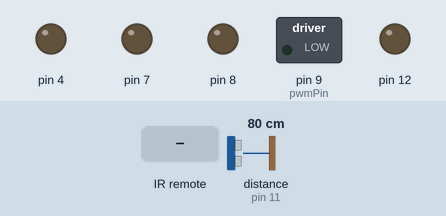
The sketch below on a simulated Arduino Uno, built with avr-gcc and run on an emulated ATmega328P. Shown: switched loads named in the sketch (green lamp = pin HIGH), output pins drawn as LEDs (lit = HIGH). Wiring (inferred from the names in the program): ultrasonic range finder: trigger pin 13; echo pin 11. Inputs (shaded band) come from the test bench; at power-on: distance to the obstacle (sensor on pin 11) 80 cm. The echo pulse lasts 58.3 µs per cm; pins used as bus, display or sensor lines are not drawn; what the sketch prints to the serial monitor is not drawn.

Above: at 1.2 s.
1.3 s: infrared code 0xC10 received
At 1.8 s:
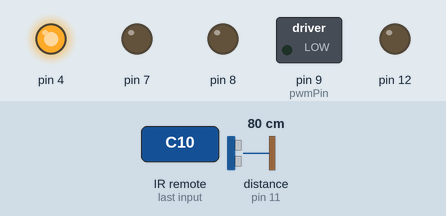
2.8 s: distance to the obstacle (sensor on pin 11) set to 13 cm
4.3 s: distance to the obstacle (sensor on pin 11) set to 10 cm
At 5.4 s:
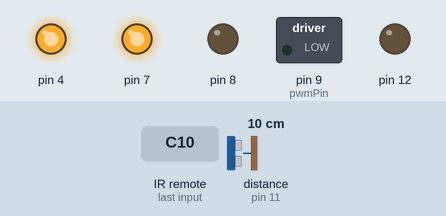
5.8 s: infrared code 0xA10 received
At 6.3 s:
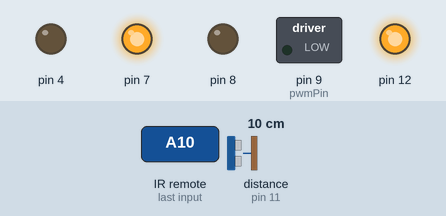
7.3 s: infrared code 0x410 received
At 8.4 s:
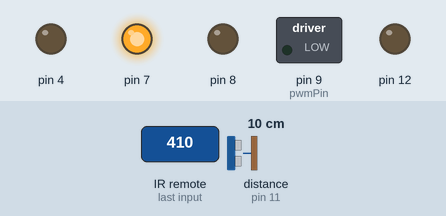
8.8 s: distance to the obstacle (sensor on pin 11) set to 18 cm
At 10.0 s:
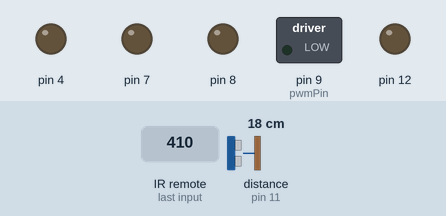
Timing chart, 0 to 11.3 s (numbered marks = the images above; inputs shaded):
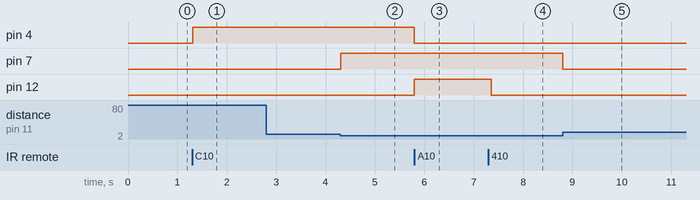

The sketch:

Car_with_ultrasonic.ino
```cpp
/*
 *  Controlling a DC Fan Speed with a TV Remote
 *
 *  Modified IRrecvDemo example from Ken Shirriff IRremote Library
 *  Ken Shirriff
 *  http://arcfn.com
 *
 *  Modified by Dejan Nedelkovski,
 *  www.HowToMechatronics.com
 *
 */

#include <IRremote.h>
int RECV_PIN = 10; // IR Receiver - Arduino Pin Number 8
int pwmPin = 9; // Arduino Pin Number 7 to the Base of the Transistor
int pwmValue;
IRrecv irrecv(RECV_PIN);
decode_results results;

#define trigPin 13
#define echoPin 11

void setup() {
  Serial.begin(9600);
  irrecv.enableIRIn(); // Start the receiver
  pinMode( pwmPin, OUTPUT);
  pinMode(8, OUTPUT);
  pinMode(7, OUTPUT);
  pinMode(4, OUTPUT);
  pinMode(12, OUTPUT);
  pinMode(trigPin, OUTPUT);
  pinMode(echoPin, INPUT);
  pwmValue = 0; // Starts the program with turned off motor
}

void loop() {

  long duration, distance;
  digitalWrite(trigPin, LOW);
  delayMicroseconds(2);
  digitalWrite(trigPin, HIGH);
  delayMicroseconds(10);
  digitalWrite(trigPin, LOW);
  duration = pulseIn(echoPin, HIGH);
  distance = (duration/2)/29.1;

  if (irrecv.decode(&results))
  {

    analogWrite(pwmPin, pwmValue);

    if (results.value == 11497) { // PLAY Button
        digitalWrite(8, HIGH);
        digitalWrite(7, LOW);
        pwmValue = 255; // 100% Duty Cycle | Max Speed
        }
    if (results.value == 24101) { // ...... Button
        digitalWrite(7, HIGH);
        digitalWrite(8, LOW);
        pwmValue = 150
        ; // % Duty Cycle | Max Speed BACKWARD
        }
    if (results.value == 4048) { // ...... Button
        digitalWrite(7, HIGH);
        digitalWrite(8, LOW);
        pwmValue = 255
        ; // % Duty Cycle | Max Speed  BACKWARD
        }
    if (results.value == 2672) { // STOP Button
        digitalWrite(8, LOW);
        digitalWrite(7, LOW);
        pwmValue = 0; // 0% Duty Cycke | Turned off
        }
    if (results.value == 752 ) { // FORWARD Button
        if(pwmValue <= 255){
         digitalWrite(8, HIGH);
         digitalWrite(7, LOW);
        pwmValue = pwmValue + 20; // Increases the Duty Cycle of the PWM Signal
        delay(20);
      }
    }
    if (results.value == 2800 ) { // BACKWARD Button
      if(pwmValue >= 20){
          digitalWrite(8, HIGH);
          digitalWrite(7, LOW);
        pwmValue = pwmValue - 50; // Decreases the Duty Cycle of the PWM Signal
        delay(20);
      }
    }

  if (results.value == 3088 ) // Turn to left
    {
        digitalWrite(4, HIGH);
        digitalWrite(12, LOW);

        delay(50);


     }

   if (results.value == 2576 ) // Turn to left
    {
        digitalWrite(12, HIGH);
        digitalWrite(4, LOW);

        delay(50);


    }

    if (results.value == 528 ) // Turn to left
    {
        digitalWrite(12,LOW);
        digitalWrite(4, LOW);

    }

    if (results.value == 16 ) // Turn to left
    {
        digitalWrite(12,LOW);
        digitalWrite(4, HIGH);

       delay(50);

        digitalWrite(12,LOW);
        digitalWrite(4, LOW);
    }

    if (results.value == 1040 ) // Turn to left
    {
        digitalWrite(4,LOW);
        digitalWrite(12, HIGH);

       delay(50);

        digitalWrite(12,LOW);
        digitalWrite(4, LOW);
    }


  Serial.print(pwmValue);
  Serial.print(" ");
  Serial.println(results.value, DEC);
  Serial.print(" ");
  Serial.print(distance);

  irrecv.resume(); // Receive the next value
  }
  if (distance <= 10)
    {
       digitalWrite(7, HIGH);
       digitalWrite(8, LOW);
    }
   else
   {
    digitalWrite(7, LOW);
    digitalWrite(8, LOW);
   }
   delay(10);
}
```

Measured:
- the behaviour switches between 12 and 11 cm on distance to the obstacle (sensor on pin 11) (found by bisection; images 1 and 2)
- after the input at 1.3 s, pin 4: LOW → HIGH at once
- after the input at 2.8 s, every drawn part: stays the same
- after the input at 4.3 s, pin 7: LOW → HIGH at once
- after the input at 5.8 s, pin 4: HIGH → LOW at once; pin 12: LOW → HIGH at once
- after the input at 7.3 s, pin 12: HIGH → LOW after 0.06 s
- after the input at 8.8 s, pin 7: HIGH → LOW at once
